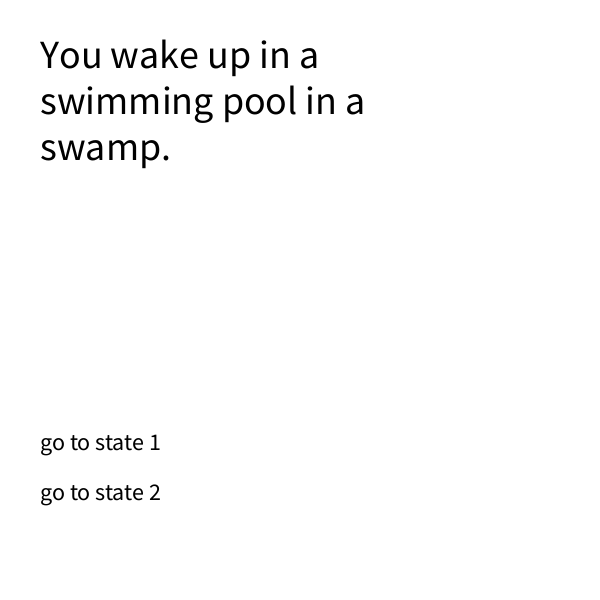
Frame 1 (no input)
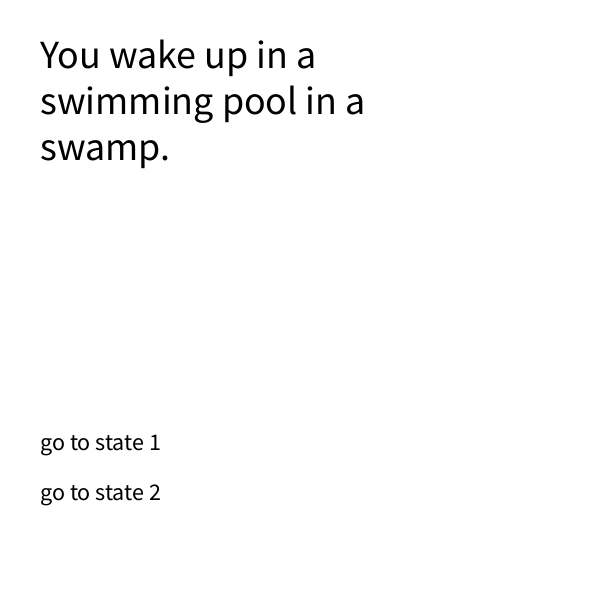
Frame 60 (the mouse pressed at the canvas centre just before this capture)
Frame 120 (the mouse held since frame 60 and released just before this capture): identical to frame 60, image omitted

The Processing sketch that drew these frames (run headless with seeded random() and noise(); from frame 60 on, the mouse is pressed at the canvas centre):

// Processing sketch: week6_inclass
// ── week6_inclass.pde
//state = screen
//string for each option - corresponds to a keypress

int state = 0;
String[] descriptions = {
  "You wake up in a swimming pool in a swamp.", 
  "state0",
  "state1",
  "state2",
};

String[][] options = {
  {"go to state 1", "go to state 2"}, 
  {"go to state 0"},
  {"option1", "option0"}
};

int[][] optionTargets = {
  {1,2},
  {0},
  {1,0}
};

void setup() {
  size(600, 600);
}

void draw() {
  background(255);
  textSize(40);
  fill(0);
  text(descriptions[state], 40, 40, 450, 300);

  textSize(24);
  int i = 0;
  for(String option : options[state]){
    text(option, 40, 450 + i*50);
    i++;
  }
}

void keyPressed(){
  //state = (state+1) % descriptions.length;
  if(key=='1'){
    println("1 pressed");
  }
  
    if(key=='2'){
    println("2 pressed");
  }
}
